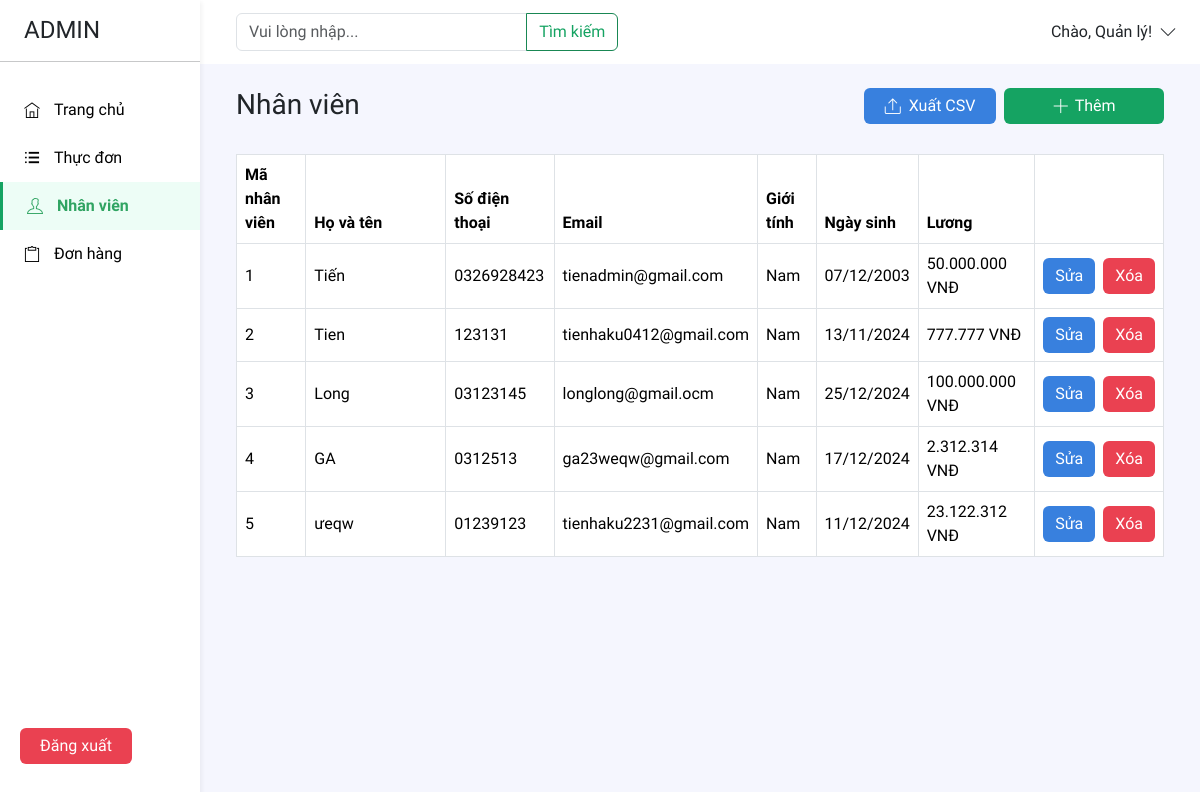
Screenshot of /php-admin-restaurant-main/staff.php with the database file from the repository.
### tables this page shows
CREATE TABLE `nhan_vien` (
  `ma_nv` int(11) NOT NULL,
  `ho_ten` varchar(100) NOT NULL,
  `so_dien_thoai` varchar(20) DEFAULT NULL,
  `email` varchar(100) DEFAULT NULL,
  `gioi_tinh` enum('Nam','Nữ','Khác') NOT NULL,
  `ngay_sinh` date DEFAULT NULL,
  `luong` decimal(10,2) DEFAULT NULL
);

### php-admin-restaurant-main/staff.php (the view, shortened to what this page needs)
<?php
$servername = "localhost";
$username = "root";
$password = "";
$dbname = "quanlyquan";
$conn = new mysqli($servername, $username, $password, $dbname);
$sql = "SELECT * FROM nhan_vien";
$result = $conn->query($sql);
?>
<!DOCTYPE html>
<html lang="en">
  <head>
    <link
      href="https://cdn.jsdelivr.net/npm/bootstrap@5.3.3/dist/css/bootstrap.min.css"
      rel="stylesheet"
    />
    <link rel="stylesheet" href="./css/global.css" />
    <link rel="stylesheet" href="./css/staff.css" />
    <link rel="stylesheet" href="./css/themify-icons.css" />
  </head>
  <body>
    <div class="container-fluid">
      <div class="row">
        <div class="col-2 tab py-3">
          <div class="d-flex px-4">
            <h4 class="mb-0">ADMIN</h4>
          </div>
          <hr />
          <a href="./home.php" class="mt-4 tab_item">
            <i class="ti-home"></i>
            <span>Trang chủ</span>
          </a>
          <a href="./menu.php" class="tab_item">
            <i class="ti-menu-alt"></i>
            <span>Thực đơn</span>
          </a>
          <a href="./staff.php" class="tab_item active">
            <i class="ti-user"></i>
            <span>Nhân viên</span>
          </a>
          <a href="./order.php" class="tab_item">
            <i class="ti-clipboard"></i>
            <span>Đơn hàng</span>
          </a>
          <button
            class="btn btn-danger bg-danger-btn logout-btn"
            data-bs-toggle="modal"
            data-bs-target="#signOut"
          >
            Đăng xuất
          </button>
        </div>
        <div class="col"></div>
        <div class="col-10 main">
          <div class="header d-flex align-items-center justify-content-between">
            <div class="input-group search-bar">
              <input
                type="text"
                class="form-control"
                placeholder="Vui lòng nhập..."
                aria-label="Recipient's username"
                aria-describedby="button-addon2"
              />
              <button
                class="btn btn-outline-success"
                type="button"
                id="button-addon2"
              >
                Tìm kiếm
              </button>
            </div>
            <div class="d-flex gap-2 align-items-center header_user">
              <span>Chào, Quản lý! </span>
              <i class="ti-angle-down dropdown-user"></i>
            </div>
          </div>
          <div class="mt-4 wrapper-content">
            <div class="d-flex justify-content-between">
              <h3>Nhân viên</h3>
              <div class="d-flex gap-2 justify-content-end wrapper-staff-btn">
                <button
                  type="button"
                  class="btn btn-primary bg-primary-btn bg-primary-btn export-staff-btn"
                >
                  <i class="ti-export"></i>
                  Xuất CSV
                </button>
                <button
                  type="button"
                  class="btn btn-success bg-success-btn add-staff-btn"
                  data-bs-toggle="modal"
                  data-bs-target="#modalAdd"
                >
                  <i class="ti-plus"></i>
                  Thêm
                </button>
              </div>
            </div>
            <table class="table table-bordered mt-4">
              <thead>
                <tr>
                  <th scope="col">Mã nhân viên</th>
                  <th scope="col" style="width: 140px">Họ và tên</th>
                  <th scope="col">Số điện thoại</th>
                  <th scope="col">Email</th>
                  <th scope="col">Giới tính</th>
                  <th scope="col">Ngày sinh</th>
                  <th>Lương</th>
                  <th class="text-end"></th>
                </tr>
              </thead>
              <tbody>
        <?php
        if ($result->num_rows > 0) {
            $stt = 1;
            while($row = $result->fetch_assoc()) {
                echo "<tr>";
                echo "<td>" . $stt++ . "</td>";
                echo "<td>" . htmlspecialchars($row['ho_ten']) . "</td>";
                echo "<td>" . htmlspecialchars($row['so_dien_thoai']) . "</td>";
                echo "<td>" . htmlspecialchars($row['email']) . "</td>";
                echo "<td>" . htmlspecialchars($row['gioi_tinh']) . "</td>";
                echo "<td>" . date('d/m/Y', strtotime($row['ngay_sinh'])) . "</td>";
                echo "<td>" . number_format($row['luong'], 0, ',', '.') . " VNĐ</td>";
                echo "<td class='text-center'>
                <div class='d-flex justify-content-center'>
                  <button type='button' class='btn btn-primary bg-primary-btn me-2' data-bs-toggle='modal' data-bs-target='#modalEdit'>Sửa</button>
                  <button type='button' class='btn btn-danger bg-danger-btn delete-btn' data-bs-toggle='modal' data-bs-target='#modalDelete' data-id='" . (isset($row['ma_nv']) ? htmlspecialchars($row['ma_nv']) : '') . "'>Xóa</button>
                </div>
                </td>";
                echo "</tr>";
            }
        } else {
            echo "<tr><td colspan='8'>Không có nhân viên nào</td></tr>";
        }
        ?>
    </tbody>
            </table>
  </body>
</html>

### php-admin-restaurant-main/css/global.css (style rules this page uses)
.btn-outline-success { color: #15a362 !important; }
.bg-success-btn { background-color: #15a362 !important; border: none; }
.bg-primary-btn { background-color: #3880de !important; border: none; }
.bg-danger-btn { background-color: #ea4151 !important; border: none; }
body { background-color: #f5f6fe; font-family: "Afacad Flux", sans-serif; font-size: 16px; padding-bottom: 40px; }
.table { vertical-align: middle; }
.tab { background-color: white; height: 100vh; box-shadow: 2px 2px 4px rgba(0, 0, 0, 0.05); padding-left: 0px; padding-right: 0px; position: fixed; top: 0; left: 0; }
.tab_item { height: 48px; width: 100%; display: flex; align-items: center; padding-left: 24px; cursor: pointer; text-decoration: none; gap: 14px; color: black; }
.tab_item.active { background-color: #edfdf6; color: #30a462; font-weight: 600; border-left: 3px solid #15a362; }
.logout-btn { left: 20px; padding-left: 20px; padding-right: 20px; position: absolute; bottom: 36px; }
.wrapper-content { padding: 0 36px 0 36px; }
.main { padding-left: 0px; padding-right: 0px; }
.header { height: 64px; background-color: white; width: 100%; padding: 0 24px 0 20px; }
.search-bar { width: 40%; margin: 0; padding: 0; margin-left: 16px; }
.header_user { position: relative; cursor: pointer; }
input { border: none; outline: none; }

### php-admin-restaurant-main/css/staff.css (style rules this page uses)
.wrapper-staff-btn { width: 300px; }
.add-staff-btn { height: fit-content; width: 270px; display: flex; align-items: center; justify-content: center; gap: 6px; }
.export-staff-btn { height: fit-content; width: 220px; display: flex; align-items: center; justify-content: center; gap: 8px; }

### rows the page displays
nhan_vien: ho_ten "Tiến", so_dien_thoai "0326928423", email "tienadmin@gmail.com", gioi_tinh "Nam", ngay_sinh "07/12/2003", luong "50.000.000"
nhan_vien: ho_ten "Tien", so_dien_thoai "123131", email "tienhaku0412@gmail.com", gioi_tinh "Nam", ngay_sinh "13/11/2024", luong "777.777"
nhan_vien: ho_ten "Long", so_dien_thoai "03123145", email "longlong@gmail.ocm", gioi_tinh "Nam", ngay_sinh "25/12/2024", luong "100.000.000"
nhan_vien: ho_ten "GA", so_dien_thoai "0312513", email "ga23weqw@gmail.com", gioi_tinh "Nam", ngay_sinh "17/12/2024", luong "2.312.314"
nhan_vien: ho_ten "ưeqw", so_dien_thoai "01239123", email "tienhaku2231@gmail.com", gioi_tinh "Nam", ngay_sinh "11/12/2024", luong "23.122.312"
